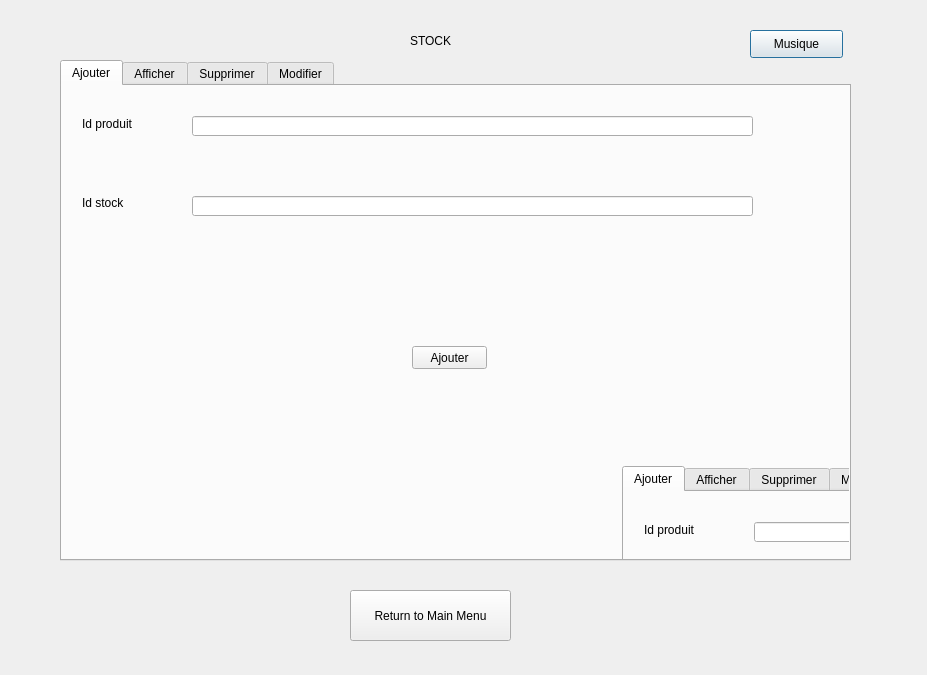
<?xml version="1.0" encoding="UTF-8"?>
<ui version="4.0">
 <class>dialogstock</class>
 <widget class="QDialog" name="dialogstock">
  <property name="geometry">
   <rect>
    <x>0</x>
    <y>0</y>
    <width>927</width>
    <height>675</height>
   </rect>
  </property>
  <property name="windowTitle">
   <string>Dialog</string>
  </property>
  <widget class="QPushButton" name="button_music">
   <property name="geometry">
    <rect>
     <x>750</x>
     <y>30</y>
     <width>93</width>
     <height>28</height>
    </rect>
   </property>
   <property name="text">
    <string>Musique</string>
   </property>
  </widget>
  <widget class="QTabWidget" name="tabWidget">
   <property name="geometry">
    <rect>
     <x>60</x>
     <y>60</y>
     <width>791</width>
     <height>501</height>
    </rect>
   </property>
   <property name="currentIndex">
    <number>0</number>
   </property>
   <widget class="QWidget" name="tab_9">
    <attribute name="title">
     <string>Ajouter</string>
    </attribute>
    <widget class="QLabel" name="label_5">
     <property name="geometry">
      <rect>
       <x>20</x>
       <y>30</y>
       <width>91</width>
       <height>16</height>
      </rect>
     </property>
     <property name="text">
      <string>Id produit</string>
     </property>
    </widget>
    <widget class="QLabel" name="date">
     <property name="geometry">
      <rect>
       <x>480</x>
       <y>380</y>
       <width>271</width>
       <height>16</height>
      </rect>
     </property>
     <property name="text">
      <string/>
     </property>
    </widget>
    <widget class="QLabel" name="label_23">
     <property name="geometry">
      <rect>
       <x>20</x>
       <y>110</y>
       <width>47</width>
       <height>13</height>
      </rect>
     </property>
     <property name="text">
      <string>Id stock</string>
     </property>
    </widget>
    <widget class="QLineEdit" name="stock">
     <property name="geometry">
      <rect>
       <x>130</x>
       <y>30</y>
       <width>561</width>
       <height>20</height>
      </rect>
     </property>
    </widget>
    <widget class="QLineEdit" name="reservation">
     <property name="geometry">
      <rect>
       <x>130</x>
       <y>110</y>
       <width>561</width>
       <height>20</height>
      </rect>
     </property>
    </widget>
    <widget class="QPushButton" name="ajouter">
     <property name="geometry">
      <rect>
       <x>350</x>
       <y>260</y>
       <width>75</width>
       <height>23</height>
      </rect>
     </property>
     <property name="text">
      <string>Ajouter</string>
     </property>
    </widget>
    <widget class="QTabWidget" name="tabWidget_2">
     <property name="geometry">
      <rect>
       <x>560</x>
       <y>380</y>
       <width>791</width>
       <height>501</height>
      </rect>
     </property>
     <property name="currentIndex">
      <number>0</number>
     </property>
     <widget class="QWidget" name="tab_13">
      <attribute name="title">
       <string>Ajouter</string>
      </attribute>
      <widget class="QLabel" name="label_6">
       <property name="geometry">
        <rect>
         <x>20</x>
         <y>30</y>
         <width>91</width>
         <height>16</height>
        </rect>
       </property>
       <property name="text">
        <string>Id produit</string>
       </property>
      </widget>
      <widget class="QLabel" name="date_2">
       <property name="geometry">
        <rect>
         <x>480</x>
         <y>380</y>
         <width>271</width>
         <height>16</height>
        </rect>
       </property>
       <property name="text">
        <string/>
       </property>
      </widget>
      <widget class="QLabel" name="label_24">
       <property name="geometry">
        <rect>
         <x>20</x>
         <y>110</y>
         <width>47</width>
         <height>13</height>
        </rect>
       </property>
       <property name="text">
        <string>Id stock</string>
       </property>
      </widget>
      <widget class="QLineEdit" name="stock_2">
       <property name="geometry">
        <rect>
         <x>130</x>
         <y>30</y>
         <width>561</width>
         <height>20</height>
        </rect>
       </property>
      </widget>
      <widget class="QLineEdit" name="reservation_2">
       <property name="geometry">
        <rect>
         <x>130</x>
         <y>110</y>
         <width>561</width>
         <height>20</height>
        </rect>
       </property>
      </widget>
      <widget class="QPushButton" name="ajouter_2">
       <property name="geometry">
        <rect>
         <x>350</x>
         <y>260</y>
         <width>75</width>
         <height>23</height>
        </rect>
       </property>
       <property name="text">
        <string>Ajouter</string>
       </property>
      </widget>
     </widget>
     <widget class="QWidget" name="tab_14">
      <attribute name="title">
       <string>Afficher</string>
      </attribute>
      <widget class="QTableView" name="tabstock_2">
       <property name="geometry">
        <rect>
         <x>10</x>
         <y>40</y>
         <width>781</width>
         <height>281</height>
        </rect>
       </property>
      </widget>
      <widget class="QPushButton" name="tridescid_2">
       <property name="geometry">
        <rect>
         <x>0</x>
         <y>380</y>
         <width>251</width>
         <height>28</height>
        </rect>
       </property>
       <property name="text">
        <string>Changer Tri Desc (ID)</string>
       </property>
      </widget>
      <widget class="QPushButton" name="tridescres_2">
       <property name="geometry">
        <rect>
         <x>260</x>
         <y>380</y>
         <width>261</width>
         <height>28</height>
        </rect>
       </property>
       <property name="text">
        <string>Changer Tri Desc(Date Res)</string>
       </property>
      </widget>
      <widget class="QPushButton" name="triascid_2">
       <property name="geometry">
        <rect>
         <x>0</x>
         <y>380</y>
         <width>251</width>
         <height>28</height>
        </rect>
       </property>
       <property name="text">
        <string>Changer Tri Asc (ID)</string>
       </property>
      </widget>
      <widget class="QPushButton" name="triascres_2">
       <property name="geometry">
        <rect>
         <x>260</x>
         <y>380</y>
         <width>261</width>
         <height>28</height>
        </rect>
       </property>
       <property name="text">
        <string>Changer Tri Asc(Date Res)</string>
       </property>
      </widget>
      <widget class="QPushButton" name="triascdate_2">
       <property name="geometry">
        <rect>
         <x>530</x>
         <y>380</y>
         <width>251</width>
         <height>28</height>
        </rect>
       </property>
       <property name="text">
        <string>Changer Tri Asc(Date)</string>
       </property>
      </widget>
      <widget class="QPushButton" name="tridesdate_2">
       <property name="geometry">
        <rect>
         <x>530</x>
         <y>380</y>
         <width>251</width>
         <height>28</height>
        </rect>
       </property>
       <property name="text">
        <string>Changer Tri Desc(Date)</string>
       </property>
      </widget>
      <widget class="QLineEdit" name="rech_4">
       <property name="geometry">
        <rect>
         <x>530</x>
         <y>1</y>
         <width>251</width>
         <height>31</height>
        </rect>
       </property>
       <property name="text">
        <string/>
       </property>
      </widget>
     </widget>
     <widget class="QWidget" name="tab_15">
      <attribute name="title">
       <string>Supprimer</string>
      </attribute>
      <widget class="QLineEdit" name="stocksup_2">
       <property name="geometry">
        <rect>
         <x>140</x>
         <y>30</y>
         <width>581</width>
         <height>20</height>
        </rect>
       </property>
      </widget>
      <widget class="QLabel" name="label_29">
       <property name="geometry">
        <rect>
         <x>20</x>
         <y>26</y>
         <width>61</width>
         <height>20</height>
        </rect>
       </property>
       <property name="text">
        <string>ID STOCK</string>
       </property>
      </widget>
      <widget class="QPushButton" name="pb_supprimer_4">
       <property name="geometry">
        <rect>
         <x>670</x>
         <y>220</y>
         <width>75</width>
         <height>23</height>
        </rect>
       </property>
       <property name="text">
        <string>Supprimer</string>
       </property>
      </widget>
     </widget>
     <widget class="QWidget" name="tab_16">
      <attribute name="title">
       <string>Modifier</string>
      </attribute>
      <widget class="QPushButton" name="modfierOk_2">
       <property name="geometry">
        <rect>
         <x>610</x>
         <y>240</y>
         <width>93</width>
         <height>31</height>
        </rect>
       </property>
       <property name="text">
        <string>Sauvgarder</string>
       </property>
      </widget>
      <widget class="QLineEdit" name="stockEdit_2">
       <property name="geometry">
        <rect>
         <x>260</x>
         <y>70</y>
         <width>231</width>
         <height>21</height>
        </rect>
       </property>
      </widget>
      <widget class="QPushButton" name="modifier_2">
       <property name="geometry">
        <rect>
         <x>600</x>
         <y>60</y>
         <width>93</width>
         <height>31</height>
        </rect>
       </property>
       <property name="text">
        <string>Edit</string>
       </property>
      </widget>
      <widget class="QLabel" name="label_32">
       <property name="geometry">
        <rect>
         <x>160</x>
         <y>70</y>
         <width>61</width>
         <height>16</height>
        </rect>
       </property>
       <property name="text">
        <string>ID Stock :</string>
       </property>
      </widget>
      <widget class="QLineEdit" name="reservationEdit_2">
       <property name="geometry">
        <rect>
         <x>260</x>
         <y>250</y>
         <width>231</width>
         <height>22</height>
        </rect>
       </property>
      </widget>
      <widget class="QLabel" name="label_33">
       <property name="geometry">
        <rect>
         <x>130</x>
         <y>250</y>
         <width>131</width>
         <height>16</height>
        </rect>
       </property>
       <property name="text">
        <string>Nouveau Date:</string>
       </property>
      </widget>
      <widget class="QLabel" name="date2_2">
       <property name="geometry">
        <rect>
         <x>300</x>
         <y>186</y>
         <width>55</width>
         <height>20</height>
        </rect>
       </property>
       <property name="text">
        <string/>
       </property>
      </widget>
     </widget>
    </widget>
    <widget class="QLabel" name="label_34">
     <property name="geometry">
      <rect>
       <x>910</x>
       <y>350</y>
       <width>61</width>
       <height>21</height>
      </rect>
     </property>
     <property name="text">
      <string>STOCK</string>
     </property>
     <property name="textFormat">
      <enum>Qt::PlainText</enum>
     </property>
    </widget>
    <widget class="QPushButton" name="button_music_2">
     <property name="geometry">
      <rect>
       <x>1250</x>
       <y>350</y>
       <width>93</width>
       <height>28</height>
      </rect>
     </property>
     <property name="text">
      <string>Musique</string>
     </property>
    </widget>
    <widget class="QPushButton" name="pushButton_2">
     <property name="geometry">
      <rect>
       <x>850</x>
       <y>910</y>
       <width>161</width>
       <height>51</height>
      </rect>
     </property>
     <property name="text">
      <string>Return to Main Menu</string>
     </property>
    </widget>
   </widget>
   <widget class="QWidget" name="tab_10">
    <attribute name="title">
     <string>Afficher</string>
    </attribute>
    <widget class="QTableView" name="tabstock">
     <property name="geometry">
      <rect>
       <x>10</x>
       <y>40</y>
       <width>781</width>
       <height>281</height>
      </rect>
     </property>
    </widget>
    <widget class="QPushButton" name="tridescid">
     <property name="geometry">
      <rect>
       <x>0</x>
       <y>380</y>
       <width>251</width>
       <height>28</height>
      </rect>
     </property>
     <property name="text">
      <string>Changer Tri Desc (ID)</string>
     </property>
    </widget>
    <widget class="QPushButton" name="tridescres">
     <property name="geometry">
      <rect>
       <x>260</x>
       <y>380</y>
       <width>261</width>
       <height>28</height>
      </rect>
     </property>
     <property name="text">
      <string>Changer Tri Desc(Date Res)</string>
     </property>
    </widget>
    <widget class="QPushButton" name="triascid">
     <property name="geometry">
      <rect>
       <x>0</x>
       <y>380</y>
       <width>251</width>
       <height>28</height>
      </rect>
     </property>
     <property name="text">
      <string>Changer Tri Asc (ID)</string>
     </property>
    </widget>
    <widget class="QPushButton" name="triascres">
     <property name="geometry">
      <rect>
       <x>260</x>
       <y>380</y>
       <width>261</width>
       <height>28</height>
      </rect>
     </property>
     <property name="text">
      <string>Changer Tri Asc(Date Res)</string>
     </property>
    </widget>
    <widget class="QPushButton" name="triascdate">
     <property name="geometry">
      <rect>
       <x>530</x>
       <y>380</y>
       <width>251</width>
       <height>28</height>
      </rect>
     </property>
     <property name="text">
      <string>Changer Tri Asc(Date)</string>
     </property>
    </widget>
    <widget class="QPushButton" name="tridesdate">
     <property name="geometry">
      <rect>
       <x>530</x>
       <y>380</y>
       <width>251</width>
       <height>28</height>
      </rect>
     </property>
     <property name="text">
      <string>Changer Tri Desc(Date)</string>
     </property>
    </widget>
    <widget class="QLineEdit" name="rech_3">
     <property name="geometry">
      <rect>
       <x>530</x>
       <y>1</y>
       <width>251</width>
       <height>31</height>
      </rect>
     </property>
     <property name="text">
      <string/>
     </property>
    </widget>
   </widget>
   <widget class="QWidget" name="tab_11">
    <attribute name="title">
     <string>Supprimer</string>
    </attribute>
    <widget class="QLineEdit" name="stocksup">
     <property name="geometry">
      <rect>
       <x>140</x>
       <y>30</y>
       <width>581</width>
       <height>20</height>
      </rect>
     </property>
    </widget>
    <widget class="QLabel" name="label_27">
     <property name="geometry">
      <rect>
       <x>20</x>
       <y>26</y>
       <width>61</width>
       <height>20</height>
      </rect>
     </property>
     <property name="text">
      <string>ID STOCK</string>
     </property>
    </widget>
    <widget class="QPushButton" name="pb_supprimer_3">
     <property name="geometry">
      <rect>
       <x>670</x>
       <y>220</y>
       <width>75</width>
       <height>23</height>
      </rect>
     </property>
     <property name="text">
      <string>Supprimer</string>
     </property>
    </widget>
   </widget>
   <widget class="QWidget" name="tab_12">
    <attribute name="title">
     <string>Modifier</string>
    </attribute>
    <widget class="QPushButton" name="modfierOk">
     <property name="geometry">
      <rect>
       <x>610</x>
       <y>240</y>
       <width>93</width>
       <height>31</height>
      </rect>
     </property>
     <property name="text">
      <string>Sauvgarder</string>
     </property>
    </widget>
    <widget class="QLineEdit" name="stockEdit">
     <property name="geometry">
      <rect>
       <x>260</x>
       <y>70</y>
       <width>231</width>
       <height>21</height>
      </rect>
     </property>
    </widget>
    <widget class="QPushButton" name="modifier">
     <property name="geometry">
      <rect>
       <x>600</x>
       <y>60</y>
       <width>93</width>
       <height>31</height>
      </rect>
     </property>
     <property name="text">
      <string>Edit</string>
     </property>
    </widget>
    <widget class="QLabel" name="label_28">
     <property name="geometry">
      <rect>
       <x>160</x>
       <y>70</y>
       <width>61</width>
       <height>16</height>
      </rect>
     </property>
     <property name="text">
      <string>ID Stock :</string>
     </property>
    </widget>
    <widget class="QLineEdit" name="reservationEdit">
     <property name="geometry">
      <rect>
       <x>260</x>
       <y>250</y>
       <width>231</width>
       <height>22</height>
      </rect>
     </property>
    </widget>
    <widget class="QLabel" name="label_30">
     <property name="geometry">
      <rect>
       <x>130</x>
       <y>250</y>
       <width>131</width>
       <height>16</height>
      </rect>
     </property>
     <property name="text">
      <string>Nouveau Date:</string>
     </property>
    </widget>
    <widget class="QLabel" name="date2">
     <property name="geometry">
      <rect>
       <x>300</x>
       <y>186</y>
       <width>55</width>
       <height>20</height>
      </rect>
     </property>
     <property name="text">
      <string/>
     </property>
    </widget>
   </widget>
  </widget>
  <widget class="QPushButton" name="pushButton">
   <property name="geometry">
    <rect>
     <x>350</x>
     <y>590</y>
     <width>161</width>
     <height>51</height>
    </rect>
   </property>
   <property name="text">
    <string>Return to Main Menu</string>
   </property>
  </widget>
  <widget class="QLabel" name="label_31">
   <property name="geometry">
    <rect>
     <x>410</x>
     <y>30</y>
     <width>61</width>
     <height>21</height>
    </rect>
   </property>
   <property name="text">
    <string>STOCK</string>
   </property>
   <property name="textFormat">
    <enum>Qt::PlainText</enum>
   </property>
  </widget>
 </widget>
 <resources/>
 <connections/>
</ui>
